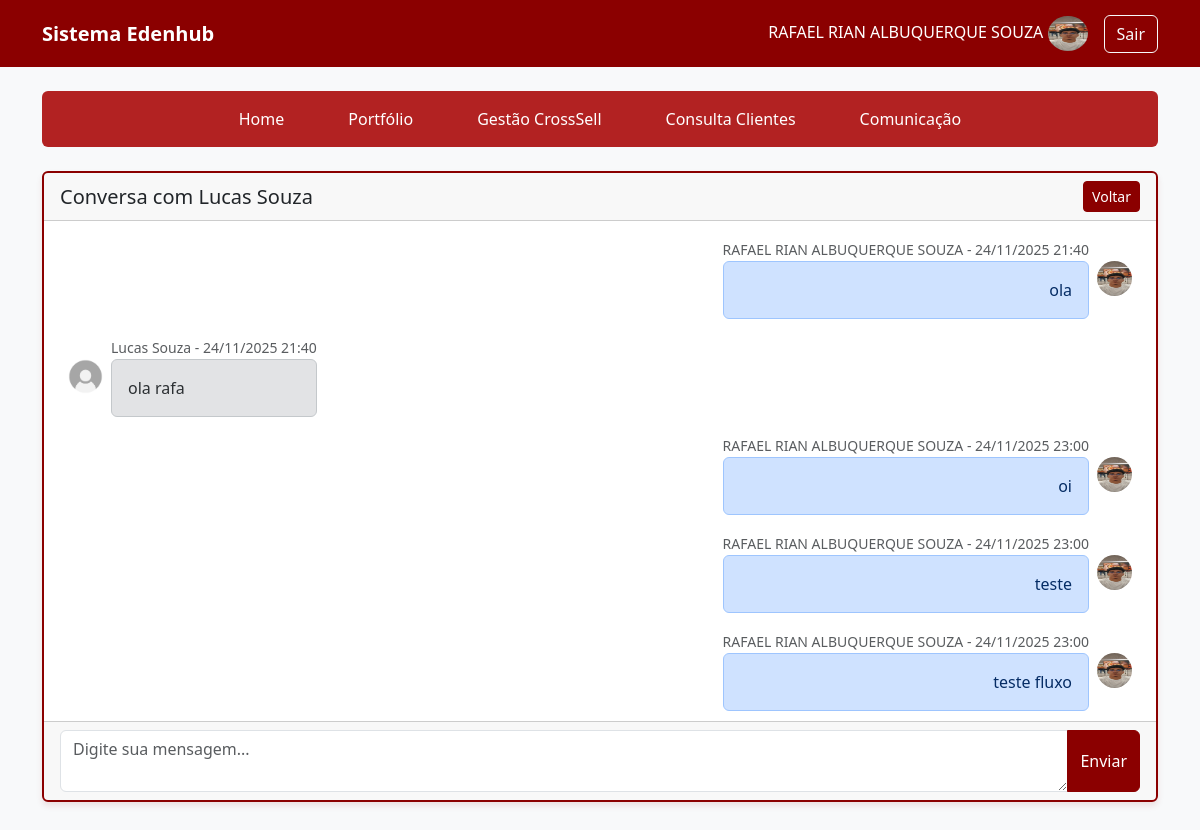
The page /comunicacao/1 (signed in) on the database its author committed.
### Edenred/models.py (models this page shows, shortened)
class Usuario(db.Model, UserMixin):
    id = db.Column(db.Integer, primary_key=True)
    foto = db.Column(db.String, nullable=True, default='default.png')
    nome = db.Column(db.String(100), nullable=False)
    email = db.Column(db.String(100), unique=True, nullable=False)
    telefone = db.Column(db.String(20), unique=True)
    skype = db.Column(db.String(100), unique=True, nullable=True)
    senha_hash = db.Column(db.String(200), nullable=False)

class Mensagem(db.Model):
    id = db.Column(db.Integer, primary_key=True)
    conversa_id = db.Column(db.Integer, db.ForeignKey('conversa.id'), nullable=False)
    remetente_id = db.Column(db.Integer, db.ForeignKey('usuario.id'), nullable=False)
    mensagem = db.Column(db.Text, nullable=False)
    data_envio = db.Column(db.DateTime, default=datetime.now(timezone.utc))
    lida = db.Column(db.Boolean, default=False)
    conversa = db.relationship('Conversa', backref=db.backref('mensagens', lazy=True))
    remetente = db.relationship('Usuario', backref=db.backref('mensagens_enviadas', lazy=True))

### Edenred/views.py (the view)
@app.route('/comunicacao/<int:conversa_id>', methods=['GET', 'POST'])
@login_required
def ver_conversa(conversa_id):
    conversa = Conversa.query.get_or_404(conversa_id)
    if current_user.id not in [conversa.usuario1_id, conversa.usuario2_id]:
        flash('Acesso não autorizado!', 'error')
        return redirect(url_for('comunicacao'))
    form = MensagemForm()
    if form.validate_on_submit():
        mensagem = form.save(conversa_id, current_user.id)
        flash('Mensagem enviada!', 'success')
        return redirect(url_for('ver_conversa', conversa_id=conversa_id))
    mensagens = Mensagem.query.filter_by(conversa_id=conversa_id)\
        .order_by(Mensagem.data_envio.asc())\
        .all()
    for mensagem in mensagens:
        if mensagem.remetente_id != current_user.id and not mensagem.lida:
            mensagem.lida = True
    db.session.commit()
    outro_usuario = conversa.usuario2 if conversa.usuario1_id == current_user.id else conversa.usuario1
    return render_template('ver_conversa.html',
                         conversa=conversa,
                         mensagens=mensagens,
                         outro_usuario=outro_usuario,
                         form=form)

### Edenred/forms.py (shortened to what this page needs)
class MensagemForm(FlaskForm):
    mensagem = TextAreaField('Mensagem', validators=[DataRequired(), Length(max=2000)])
    btnEnviar = SubmitField('Enviar')

### Edenred/__init__.py (called while the page is built)
@login_manager.user_loader
def load_user(user_id):
    return Usuario.query.get(int(user_id))

### Edenred/templates/ver_conversa.html (shortened to what this page needs)
{% extends 'base.html' %}
{% block content %}
<div class="row mb-4">
    <div class="col-12">
        {% include 'nav.html' %}
    </div>
</div>
<div class="row">
    <div class="col-12">
        <div class="card card-edenred">
            <div class="card-header d-flex justify-content-between align-items-center">
                <h5 class="card-title mb-0 text-dark">
                    Conversa com {{ outro_usuario.nome }}
                </h5>
                <a href="{{ url_for('comunicacao') }}" class="btn btn-edenred btn-sm">Voltar</a>
            </div>
            <div class="card-body" style="max-height: 500px; overflow-y: auto;">
                {% if mensagens %}
                    {% for mensagem in mensagens %}
                        <div class="d-flex mb-3 {% if mensagem.remetente_id == current_user.id %}justify-content-end{% endif %}">
                            <div class="{% if mensagem.remetente_id == current_user.id %}text-end{% endif %}">
                                <div class="d-flex align-items-center {% if mensagem.remetente_id == current_user.id %}flex-row-reverse{% endif %}">
                                    <img src="{{ url_for('static', filename='data/img_user/{}'.format(mensagem.remetente.foto)) }}"
                                         width="35" height="35" class="rounded-circle mx-2">
                                    <div>
                                        <small class="text-muted">
                                            {{ mensagem.remetente.nome }} -
                                            {{ mensagem.data_envio.strftime('%d/%m/%Y %H:%M') }}
                                        </small>
                                        <div class="alert {% if mensagem.remetente_id == current_user.id %}alert-primary{% else %}alert-secondary{% endif %} mb-0">
                                            {{ mensagem.mensagem }}
                                        </div>
                                    </div>
                                </div>
                            </div>
                        </div>
                    {% endfor %}
                {% else %}
                    <p class="text-center text-muted">Nenhuma mensagem ainda. Inicie a conversa!</p>
                {% endif %}
            </div>
            <div class="card-footer">
                <form method="post">
                    <div class="input-group">
                        {{ form.mensagem(class="form-control", placeholder="Digite sua mensagem...", rows="2") }}
                        {{ form.btnEnviar(class="btn btn-edenred") }}
                    </div>
                </form>
            </div>
        </div>
    </div>
</div>
{% endblock %}

### Edenred/templates/base.html (shortened to what this page needs)
<!DOCTYPE html>
<html lang="pt-BR">
<head>
    <link href="https://cdn.jsdelivr.net/npm/bootstrap@5.3.8/dist/css/bootstrap.min.css" rel="stylesheet">
</head>
<body class="bg-light">
    <nav class="navbar navbar-expand-lg navbar-dark bg-edenred">
        <div class="container">
            <a class="navbar-brand" href="{{ url_for('home') }}">
                <strong>Sistema Edenhub</strong>
            </a>
            {% if current_user.is_authenticated %}
            <div class="navbar-nav ms-auto">
                <span class="navbar-text me-3 text-white">
                    {{ current_user.nome }}  <img src="{{url_for('static', filename='data/img_user/{}'.format(current_user.foto))}}" width="40px" height="35px"
                                    class="rounded-circle">
                </span>
            </div>
            <a class="btn btn-outline-light" href="{{ url_for('logout') }}">
                    Sair
                </a>
            {% endif %}
        </div>
    </nav>
    <div class="container mt-4">
        {% block content %}{% endblock %}
    </div>
</body>
</html>

### Edenred/templates/nav.html
<nav class="navbar navbar-expand-lg nav-menu rounded">
    <div class="container-fluid justify-content-center">
        <div class="navbar-nav">
            <a class="nav-link px-4 mx-2" href="{{ url_for('home') }}">Home</a>
            <a class="nav-link px-4 mx-2" href="{{ url_for('portfolio') }}">Portfólio</a>
            <a class="nav-link px-4 mx-2" href="{{ url_for('crosselling') }}">Gestão CrossSell</a>
            <a class="nav-link px-4 mx-2" href="{{ url_for('consulta_clientes') }}">Consulta Clientes</a>
            <a class="nav-link px-4 mx-2" href="{{ url_for('comunicacao') }}">Comunicação</a>
        </div>
    </div>
</nav>

### Edenred/templates/base.html (style rules this page uses)
.bg-edenred { background-color: #8B0000 !important; }
.btn-edenred { background-color: #8B0000; border-color: #8B0000; color: white; }
.card-edenred { border: 2px solid #8B0000; box-shadow: 0 4px 6px rgba(139, 0, 0, 0.1); }
.nav-menu { background-color: #B22222 !important; }
.nav-link { color: white !important; font-weight: 500; }

### rows shown on the page
Usuario: nome "RAFAEL RIAN ALBUQUERQUE SOUZA", foto (picture)
Usuario: nome "Lucas Souza"
Mensagem: foto (picture), remetente.nome "RAFAEL RIAN ALBUQUERQUE SOUZA", data_envio "24/11/2025 21:40", mensagem "ola"
Mensagem: foto (placeholder picture), remetente.nome "Lucas Souza", data_envio "24/11/2025 21:40", mensagem "ola rafa"
Mensagem: foto (picture), remetente.nome "RAFAEL RIAN ALBUQUERQUE SOUZA", data_envio "24/11/2025 23:00", mensagem "oi"
Mensagem: foto (picture), remetente.nome "RAFAEL RIAN ALBUQUERQUE SOUZA", data_envio "24/11/2025 23:00", mensagem "teste"
Mensagem: foto (picture), remetente.nome "RAFAEL RIAN ALBUQUERQUE SOUZA", data_envio "24/11/2025 23:00", mensagem "teste fluxo"
